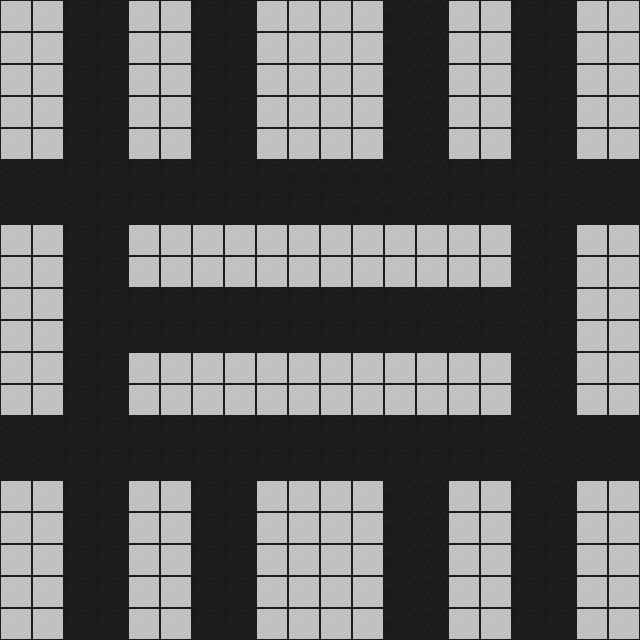

This game map was drawn from its Tiled (.tmx) file and the tilesets committed beside it. A one-line description and the full map source follow:
An orthogonal 20x20 tile map with 32x32 px tiles, 1 tile layer (Tile Layer 1) and 27 objects (17x car, 10x wall).

<map version="1.10" tiledversion="1.10.2" orientation="orthogonal" renderorder="right-down" width="20" height="20" tilewidth="32" tileheight="32" infinite="0" nextlayerid="4" nextobjectid="29">
 <tileset firstgid="1" source="str.tsx" />
 <layer id="1" name="Tile Layer 1" width="20" height="20">
  <data encoding="csv">
49,49,25,25,49,49,25,25,49,49,49,49,24,26,49,49,25,25,49,49,
49,49,25,25,49,49,25,25,49,49,49,49,24,26,49,49,25,25,49,49,
49,49,25,25,49,49,25,25,49,49,49,49,24,26,49,49,25,25,49,49,
49,49,25,25,49,49,25,25,49,49,49,49,24,26,49,49,25,25,49,49,
49,49,25,25,49,49,25,25,49,49,49,49,24,26,49,49,25,25,49,49,
18,18,25,25,25,25,25,25,25,24,24,24,24,26,25,25,25,25,18,18,
18,18,18,25,25,25,25,25,25,25,25,24,24,26,25,25,25,25,18,18,
49,49,25,25,49,49,49,49,49,49,49,49,49,49,49,49,26,25,49,49,
49,49,25,25,49,49,49,49,49,49,49,49,49,49,49,49,26,25,49,49,
49,49,25,25,25,25,25,25,25,25,25,25,25,26,26,25,26,25,49,49,
49,49,25,25,25,25,25,25,25,25,25,25,25,25,26,25,26,25,49,49,
49,49,25,25,49,49,49,49,49,49,49,49,49,49,49,49,26,26,49,49,
49,49,25,25,49,49,49,49,49,49,49,49,49,49,49,49,26,26,49,49,
18,18,25,25,25,25,25,25,25,25,25,25,25,25,25,25,26,18,18,18,
18,18,25,25,25,25,25,25,25,25,25,25,25,25,25,25,26,18,18,18,
49,49,25,25,49,49,25,25,49,49,49,49,24,26,49,49,25,26,49,49,
49,49,25,25,49,49,25,25,49,49,49,49,24,26,49,49,25,25,49,49,
49,49,25,25,49,49,25,25,49,49,49,49,24,26,49,49,25,25,49,49,
49,49,25,25,49,49,25,25,49,49,49,49,24,26,49,49,25,25,49,49,
49,49,25,25,49,49,25,25,49,49,49,49,24,26,49,49,25,25,49,49
</data>
 </layer>
 <objectgroup id="3" name="walls" visible="0">
  <object id="18" name="bucklebury" type="wall" x="64" y="160" width="64" height="64" />
  <object id="19" name="helm's deep" type="wall" x="192" y="160" width="64" height="64">
   <properties>
    <property name="forbidden" value="down" />
   </properties>
  </object>
  <object id="20" name="barad-dur" type="wall" x="64" y="288" width="64" height="64">
   <properties>
    <property name="forbidden" value="left" />
   </properties>
  </object>
  <object id="22" name="minas morgul" type="wall" x="512" y="288" width="64" height="64">
   <properties>
    <property name="forbidden" value="right" />
   </properties>
  </object>
  <object id="23" name="moria" type="wall" x="512" y="160" width="64" height="64" />
  <object id="24" name="edoras" type="wall" x="512" y="416" width="64" height="64" />
  <object id="25" name="bree" type="wall" x="64" y="416" width="64" height="64" />
  <object id="26" name="rivendell" type="wall" x="192" y="416" width="64" height="64">
   <properties>
    <property name="forbidden" value="up" />
   </properties>
  </object>
  <object id="27" name="minas tirith" type="wall" x="384" y="160" width="64" height="64">
   <properties>
    <property name="forbidden" value="down" />
   </properties>
  </object>
  <object id="28" name="hobbiton" type="wall" x="384" y="416" width="64" height="64">
   <properties>
    <property name="forbidden" value="up" />
   </properties>
  </object>
 </objectgroup>
 <objectgroup id="2" name="cars" visible="0">
  <properties>
   <property name="action" value="forward" />
   <property name="orientation" value="up" />
   <property name="turn" value="right" />
  </properties>
  <object id="1" name="arwen" type="car" x="384" y="64" width="32" height="32">
   <properties>
    <property name="action" value="forward" />
    <property name="orientation" value="down" />
    <property name="turn" value="left" />
   </properties>
  </object>
  <object id="2" name="gandalf" type="car" x="192" y="64" width="32" height="32">
   <properties>
    <property name="action" value="forward" />
    <property name="orientation" value="down" />
    <property name="turn" value="left" />
   </properties>
  </object>
  <object id="3" name="gimli" type="car" x="512" y="96" width="32" height="32">
   <properties>
    <property name="action" value="forward" />
    <property name="orientation" value="down" />
   </properties>
  </object>
  <object id="4" name="legolas" type="car" x="64" y="96" width="32" height="32">
   <properties>
    <property name="action" value="forward" />
    <property name="orientation" value="down" />
    <property name="turn" value="left" />
   </properties>
  </object>
  <object id="5" name="boromir" type="car" x="96" y="544" width="32" height="32">
   <properties>
    <property name="action" value="forward" />
    <property name="orientation" value="up" />
    <property name="turn" value="right" />
   </properties>
  </object>
  <object id="6" name="aragorn" type="car" x="96" y="256" width="32" height="32">
   <properties>
    <property name="action" value="forward" />
    <property name="orientation" value="up" />
    <property name="turn" value="right" />
   </properties>
  </object>
  <object id="7" name="pippin" type="car" x="64" y="384" width="32" height="32">
   <properties>
    <property name="action" value="forward" />
    <property name="orientation" value="up" />
   </properties>
  </object>
  <object id="8" name="merry" type="car" x="608" y="160" width="32" height="32">
   <properties>
    <property name="action" value="forward" />
    <property name="orientation" value="left" />
    <property name="turn" value="left" />
   </properties>
  </object>
  <object id="9" name="samwise" type="car" x="128" y="160" width="32" height="32">
   <properties>
    <property name="action" value="forward" />
    <property name="orientation" value="right" />
    <property name="turn" value="left" />
   </properties>
  </object>
  <object id="10" name="frodo" type="car" x="320" y="192" width="32" height="32">
   <properties>
    <property name="action" value="forward" />
    <property name="orientation" value="right" />
    <property name="turn" value="right" />
   </properties>
  </object>
  <object id="11" name="eowyn" type="car" x="224" y="512" width="32" height="32">
   <properties>
    <property name="action" value="forward" />
    <property name="orientation" value="up" />
    <property name="turn" value="left" />
   </properties>
  </object>
  <object id="12" name="eomer" type="car" x="32" y="448" width="32" height="32">
   <properties>
    <property name="action" value="forward" />
    <property name="orientation" value="right" />
   </properties>
  </object>
  <object id="13" name="theoden" type="car" x="288" y="320" width="32" height="32">
   <properties>
    <property name="action" value="forward" />
    <property name="orientation" value="right" />
    <property name="turn" value="left" />
   </properties>
  </object>
  <object id="14" name="galadriel" type="car" x="512" y="544" width="32" height="32">
   <properties>
    <property name="action" value="forward" />
    <property name="orientation" value="up" />
    <property name="turn" value="left" />
   </properties>
  </object>
  <object id="15" name="faramir" type="car" x="544" y="384" width="32" height="32">
   <properties>
    <property name="action" value="forward" />
    <property name="orientation" value="up" />
    <property name="turn" value="right" />
   </properties>
  </object>
  <object id="16" name="denethor" type="car" x="320" y="448" width="32" height="32">
   <properties>
    <property name="action" value="forward" />
    <property name="orientation" value="left" />
    <property name="turn" value="right" />
   </properties>
  </object>
  <object id="17" name="elrond" type="car" x="416" y="416" width="32" height="32">
   <properties>
    <property name="action" value="forward" />
    <property name="orientation" value="right" />
    <property name="turn" value="left" />
   </properties>
  </object>
 </objectgroup>
</map>
